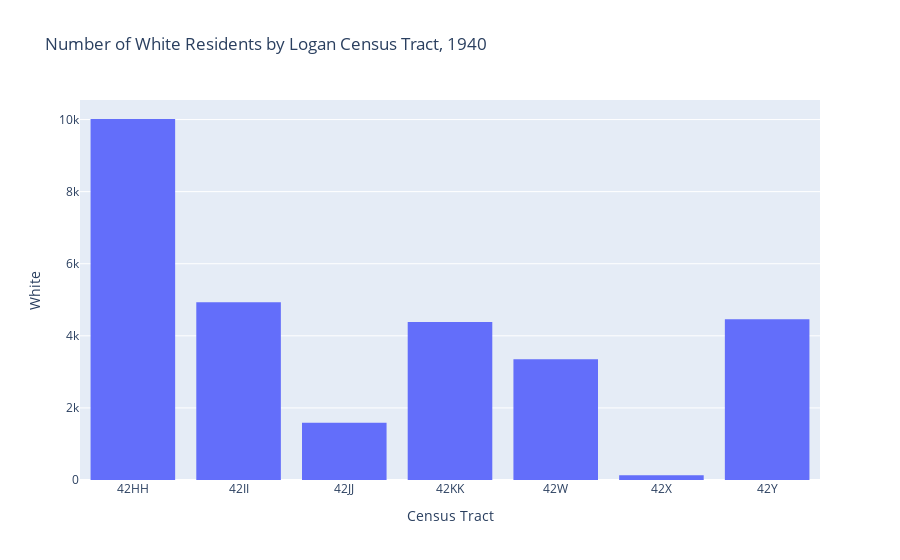

Notebook cell for this chart:
### Markdown cell above
Make bar charts using our trimmed and sorted variable for race. First, generate a chart per the following race and ethnicity categories: White, Black, and Other Race.

### Code cell
fig = px.bar(subset3,
             x='Census Tract',
             y='White',
             title='Number of White Residents by Logan Census Tract, 1940',
             labels={
                 'Census Tract':'Census Tract'
             }
            )
fig.update_traces(marker_line_width=0)
fig.show()

### Figure 1 — Plotly figure (JSON) as saved in the notebook; plotly's stock layout.template omitted (floating-point values rounded to 4 significant figures)
{"data": [{"alignmentgroup": "True", "hovertemplate": "Census Tract=%{x}<br>White=%{y}<extra></extra>", "legendgroup": "", "marker": {"color": "#636efa", "line": {"width": 0}, "pattern": {"shape": ""}}, "name": "", "offsetgroup": "", "orientation": "v", "showlegend": false, "textposition": "auto", "type": "bar", "x": ["42HH", "42II", "42JJ", "42KK", "42W", "42X", "42Y"], "xaxis": "x", "y": [10015, 4932, 1588, 4381, 3351, 130, 4459], "yaxis": "y"}], "layout": {"autosize": true, "barmode": "relative", "legend": {"tracegroupgap": 0}, "title": {"text": "Number of White Residents by Logan Census Tract, 1940"}, "xaxis": {"anchor": "y", "autorange": true, "domain": [0, 1], "range": [-0.5, 6.5], "title": {"text": "Census Tract"}, "type": "category"}, "yaxis": {"anchor": "x", "autorange": true, "domain": [0, 1], "range": [0, 10540.0], "title": {"text": "White"}, "type": "linear"}}}
